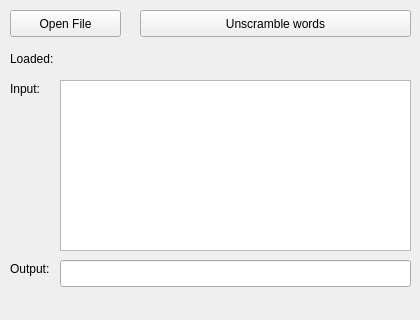
<?xml version="1.0" encoding="UTF-8"?>
<ui version="4.0">
 <class>MainWindow</class>
 <widget class="QMainWindow" name="MainWindow">
  <property name="geometry">
   <rect>
    <x>0</x>
    <y>0</y>
    <width>420</width>
    <height>320</height>
   </rect>
  </property>
  <property name="minimumSize">
   <size>
    <width>420</width>
    <height>320</height>
   </size>
  </property>
  <property name="maximumSize">
   <size>
    <width>420</width>
    <height>320</height>
   </size>
  </property>
  <property name="windowTitle">
   <string>HackThisSite Programming Mission 1</string>
  </property>
  <widget class="QWidget" name="centralWidget">
   <widget class="QPushButton" name="pushButton">
    <property name="geometry">
     <rect>
      <x>10</x>
      <y>10</y>
      <width>111</width>
      <height>27</height>
     </rect>
    </property>
    <property name="text">
     <string>Open File</string>
    </property>
   </widget>
   <widget class="QPlainTextEdit" name="plainTextEdit">
    <property name="geometry">
     <rect>
      <x>60</x>
      <y>80</y>
      <width>351</width>
      <height>171</height>
     </rect>
    </property>
   </widget>
   <widget class="QLabel" name="label">
    <property name="geometry">
     <rect>
      <x>10</x>
      <y>80</y>
      <width>41</width>
      <height>17</height>
     </rect>
    </property>
    <property name="text">
     <string>Input:</string>
    </property>
   </widget>
   <widget class="QLabel" name="label_2">
    <property name="geometry">
     <rect>
      <x>10</x>
      <y>260</y>
      <width>51</width>
      <height>17</height>
     </rect>
    </property>
    <property name="text">
     <string>Output:</string>
    </property>
   </widget>
   <widget class="QLineEdit" name="lineEdit">
    <property name="geometry">
     <rect>
      <x>60</x>
      <y>260</y>
      <width>351</width>
      <height>27</height>
     </rect>
    </property>
    <property name="readOnly">
     <bool>true</bool>
    </property>
   </widget>
   <widget class="QPushButton" name="pushButton_2">
    <property name="geometry">
     <rect>
      <x>140</x>
      <y>10</y>
      <width>271</width>
      <height>27</height>
     </rect>
    </property>
    <property name="text">
     <string>Unscramble words</string>
    </property>
   </widget>
   <widget class="QLabel" name="label_3">
    <property name="geometry">
     <rect>
      <x>10</x>
      <y>50</y>
      <width>401</width>
      <height>17</height>
     </rect>
    </property>
    <property name="text">
     <string>Loaded:</string>
    </property>
   </widget>
  </widget>
 </widget>
 <layoutdefault spacing="6" margin="11"/>
 <resources/>
 <connections>
  <connection>
   <sender>pushButton</sender>
   <signal>clicked()</signal>
   <receiver>MainWindow</receiver>
   <slot>ButtonClickHandler()</slot>
   <hints>
    <hint type="sourcelabel">
     <x>36</x>
     <y>23</y>
    </hint>
    <hint type="destinationlabel">
     <x>49</x>
     <y>82</y>
    </hint>
   </hints>
  </connection>
  <connection>
   <sender>pushButton_2</sender>
   <signal>clicked()</signal>
   <receiver>MainWindow</receiver>
   <slot>ButtonClickHandler2()</slot>
   <hints>
    <hint type="sourcelabel">
     <x>189</x>
     <y>22</y>
    </hint>
    <hint type="destinationlabel">
     <x>259</x>
     <y>45</y>
    </hint>
   </hints>
  </connection>
 </connections>
 <slots>
  <slot>ButtonClickHandler()</slot>
  <slot>ButtonClickHandler2()</slot>
 </slots>
</ui>
